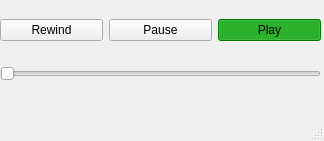
<?xml version="1.0" encoding="UTF-8"?>
<ui version="4.0">
 <class>MainWindow</class>
 <widget class="QMainWindow" name="MainWindow">
  <property name="geometry">
   <rect>
    <x>0</x>
    <y>0</y>
    <width>324</width>
    <height>141</height>
   </rect>
  </property>
  <property name="windowTitle">
   <string>MainWindow</string>
  </property>
  <widget class="QWidget" name="centralwidget">
   <widget class="QWidget" name="verticalLayoutWidget">
    <property name="geometry">
     <rect>
      <x>0</x>
      <y>0</y>
      <width>321</width>
      <height>101</height>
     </rect>
    </property>
    <layout class="QVBoxLayout" name="verticalLayout">
     <item>
      <layout class="QHBoxLayout" name="horizontalLayout">
       <property name="bottomMargin">
        <number>0</number>
       </property>
       <item>
        <widget class="QPushButton" name="rewindButton">
         <property name="styleSheet">
          <string notr="true">QPushButton:checked {background-color: rgb(170, 85, 255)}</string>
         </property>
         <property name="text">
          <string>Rewind</string>
         </property>
         <property name="checkable">
          <bool>true</bool>
         </property>
         <property name="autoDefault">
          <bool>false</bool>
         </property>
         <property name="default">
          <bool>false</bool>
         </property>
        </widget>
       </item>
       <item>
        <widget class="QPushButton" name="pauseButton">
         <property name="styleSheet">
          <string notr="true">QPushButton:checked {background-color: rgb(255, 0, 0)}</string>
         </property>
         <property name="text">
          <string>Pause</string>
         </property>
         <property name="checkable">
          <bool>true</bool>
         </property>
         <property name="checked">
          <bool>false</bool>
         </property>
        </widget>
       </item>
       <item>
        <widget class="QPushButton" name="playButton">
         <property name="styleSheet">
          <string notr="true">QPushButton:checked {background-color: rgb(0, 170, 0)}</string>
         </property>
         <property name="text">
          <string>Play</string>
         </property>
         <property name="checkable">
          <bool>true</bool>
         </property>
         <property name="checked">
          <bool>true</bool>
         </property>
        </widget>
       </item>
      </layout>
     </item>
     <item>
      <widget class="QSlider" name="arrowSlider">
       <property name="orientation">
        <enum>Qt::Horizontal</enum>
       </property>
      </widget>
     </item>
    </layout>
   </widget>
  </widget>
  <widget class="QMenuBar" name="menubar">
   <property name="geometry">
    <rect>
     <x>0</x>
     <y>0</y>
     <width>324</width>
     <height>20</height>
    </rect>
   </property>
  </widget>
  <widget class="QStatusBar" name="statusbar"/>
 </widget>
 <resources/>
 <connections/>
</ui>
